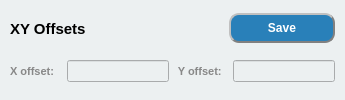
               <widget class="QWidget" name="widget_10" native="true">
                <property name="styleSheet">
                 <string notr="true">background-color: rgb(236, 240, 241);</string>
                </property>
                <layout class="QVBoxLayout" name="verticalLayout_6">
                 <property name="leftMargin">
                  <number>0</number>
                 </property>
                 <property name="topMargin">
                  <number>10</number>
                 </property>
                 <property name="rightMargin">
                  <number>0</number>
                 </property>
                 <property name="bottomMargin">
                  <number>10</number>
                 </property>
                 <item>
                  <widget class="QWidget" name="widget_16" native="true">
                   <layout class="QHBoxLayout" name="horizontalLayout_11" stretch="2,1">
                    <property name="leftMargin">
                     <number>10</number>
                    </property>
                    <property name="topMargin">
                     <number>0</number>
                    </property>
                    <property name="rightMargin">
                     <number>10</number>
                    </property>
                    <property name="bottomMargin">
                     <number>0</number>
                    </property>
                    <item>
                     <widget class="QLabel" name="func_lab_6">
                      <property name="font">
                       <font>
                        <family>Arial</family>
                        <pointsize>11</pointsize>
                        <weight>75</weight>
                        <bold>true</bold>
                       </font>
                      </property>
                      <property name="text">
                       <string>XY Offsets</string>
                      </property>
                     </widget>
                    </item>
                    <item>
                     <widget class="QPushButton" name="offset_save_btn">
                      <property name="minimumSize">
                       <size>
                        <width>0</width>
                        <height>30</height>
                       </size>
                      </property>
                      <property name="font">
                       <font>
                        <family>Arial</family>
                        <weight>75</weight>
                        <bold>true</bold>
                       </font>
                      </property>
                      <property name="cursor">
                       <cursorShape>PointingHandCursor</cursorShape>
                      </property>
                      <property name="styleSheet">
                       <string notr="true">background-color:rgb(41, 128, 185);
color: rgb(255, 255, 255);
border-radius: 10px;
border: 2px groove gray;
border-style: outset;</string>
                      </property>
                      <property name="text">
                       <string>Save</string>
                      </property>
                     </widget>
                    </item>
                   </layout>
                  </widget>
                 </item>
                 <item>
                  <widget class="QWidget" name="widget_17" native="true">
                   <layout class="QHBoxLayout" name="horizontalLayout_12" stretch="1,2,1,2">
                    <property name="leftMargin">
                     <number>10</number>
                    </property>
                    <property name="topMargin">
                     <number>0</number>
                    </property>
                    <property name="rightMargin">
                     <number>10</number>
                    </property>
                    <property name="bottomMargin">
                     <number>0</number>
                    </property>
                    <item>
                     <widget class="QLabel" name="func_lab_12">
                      <property name="font">
                       <font>
                        <family>Arial</family>
                        <pointsize>8</pointsize>
                        <weight>75</weight>
                        <bold>true</bold>
                       </font>
                      </property>
                      <property name="styleSheet">
                       <string notr="true">color: rgb(136, 136, 136);</string>
                      </property>
                      <property name="text">
                       <string>X offset:</string>
                      </property>
                     </widget>
                    </item>
                    <item>
                     <widget class="QLineEdit" name="xoffset_edit">
                      <property name="styleSheet">
                       <string notr="true"/>
                      </property>
                     </widget>
                    </item>
                    <item>
                     <widget class="QLabel" name="func_lab_13">
                      <property name="font">
                       <font>
                        <family>Arial</family>
                        <pointsize>8</pointsize>
                        <weight>75</weight>
                        <bold>true</bold>
                       </font>
                      </property>
                      <property name="styleSheet">
                       <string notr="true">color: rgb(136, 136, 136);</string>
                      </property>
                      <property name="text">
                       <string> Y offset:</string>
                      </property>
                     </widget>
                    </item>
                    <item>
                     <widget class="QLineEdit" name="yoffset_edit">
                      <property name="styleSheet">
                       <string notr="true"/>
                      </property>
                     </widget>
                    </item>
                   </layout>
                  </widget>
                 </item>
                </layout>
               </widget>
